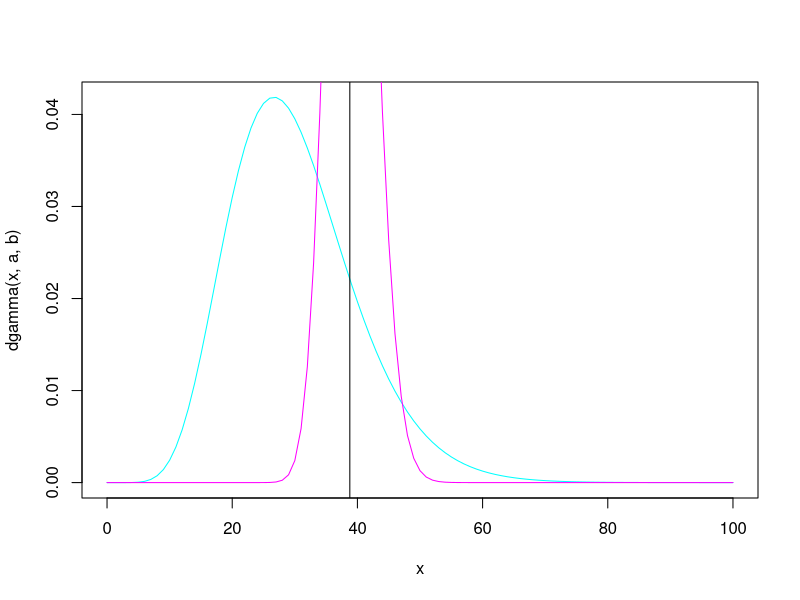
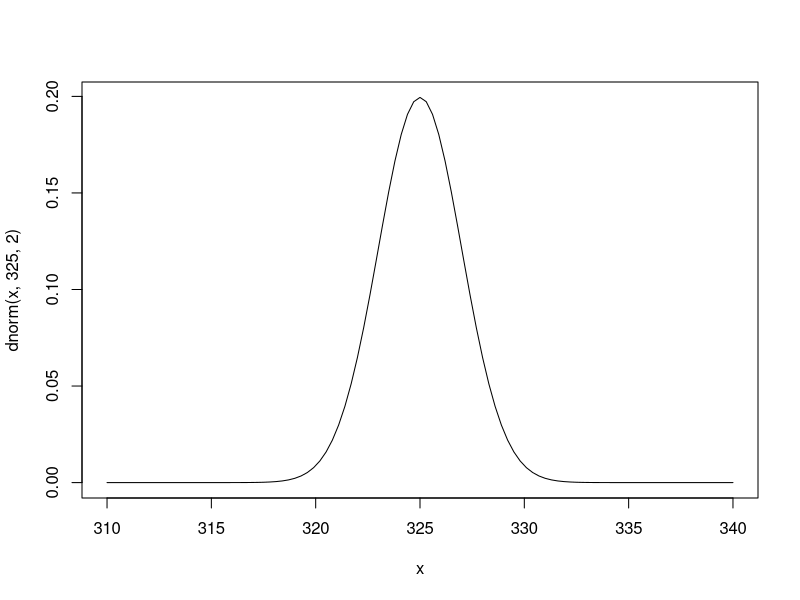
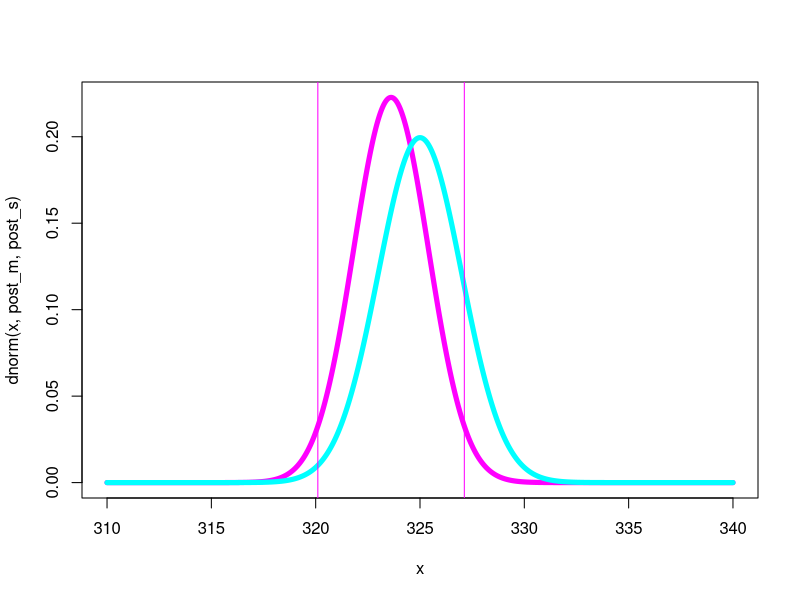
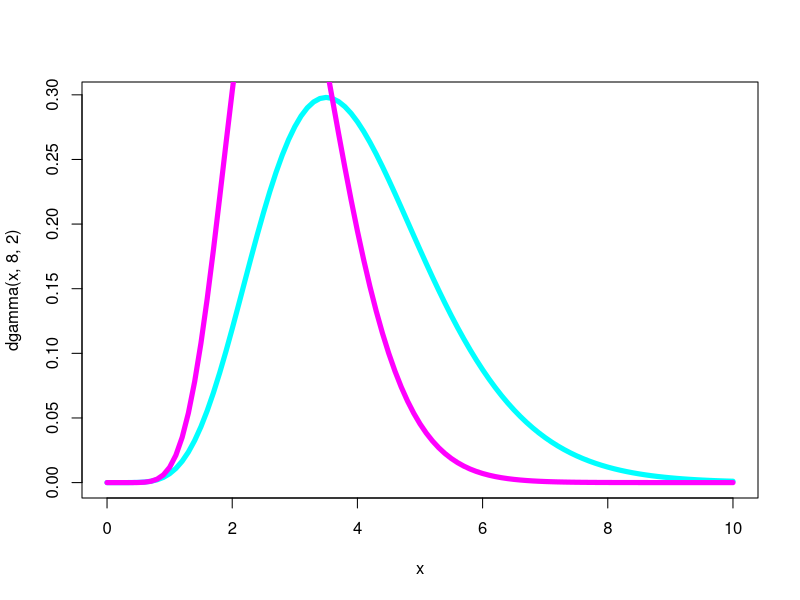

R code for these plots, in order:
################################################################################
# Task 1
# prior: a=9, b=0.3
a = 9
b = 0.3
curve(dgamma(x,a,b),0,100,col="cyan")
curve(dgamma(x,a+120,b+3),0,100,col="magenta",add=T)
qgamma(c(0.05,0.95),a+120,b+3)
mode = (a+120-1)/(b+3)
abline(v=mode)
# more observations
qgamma(c(0.05,0.95),a+1200,b+30)
mode = (a+1200-1)/(b+30)

################################################################################
# Task 2
# prior
curve(dnorm(x,325,2),310,340)
obs  = 1590
nObs = 5
sigma = 9
m = 325
s = 2

post_m = (m/s^2+obs/sigma^2)/(1/s^2+nObs/sigma^2)
post_s = (1/s^2+nObs/sigma^2)^-.5

curve(dnorm(x,post_m,post_s),310,340, col="magenta", lwd=5,n=1001)
curve(dnorm(x,m,s),310,340, add=T, col="cyan", lwd=5,n=1001)
qnorm(c(0.025,0.975),post_m,post_s)
abline(v=qnorm(c(0.025,0.975),post_m,post_s),col="magenta")

#ABC...

################################################################################
# Task3
# prior:
# the precision is
1/c(0.4,0.5,0.6)^2 #mean=4 and sd is approx. 2
curve(dgamma(x,8,2),0,10, col="cyan", lwd=5) #is a suitable prior with mean=4 and sd=2
# posterior on precision:
obs = c(2.3, 0.1, 1.2, 0.3, 1.3, 1.6)
curve(dgamma(x,8 + 3 , 2 + sum((obs-mean(obs))^2)/2 ),0,10,add=T, col="magenta", lwd=5)
post_precision = qgamma(c(0.05,0.5,0.95),8 + 3 , 2 + sum((obs-mean(obs))^2)/2)
11/ ( 2 + sum((obs-mean(obs))^2)/2 )
post_sd = sqrt(post_precision)^-1
#check:
sd(c(2.3, 0.1, 1.2, 0.3, 1.3, 1.6))

